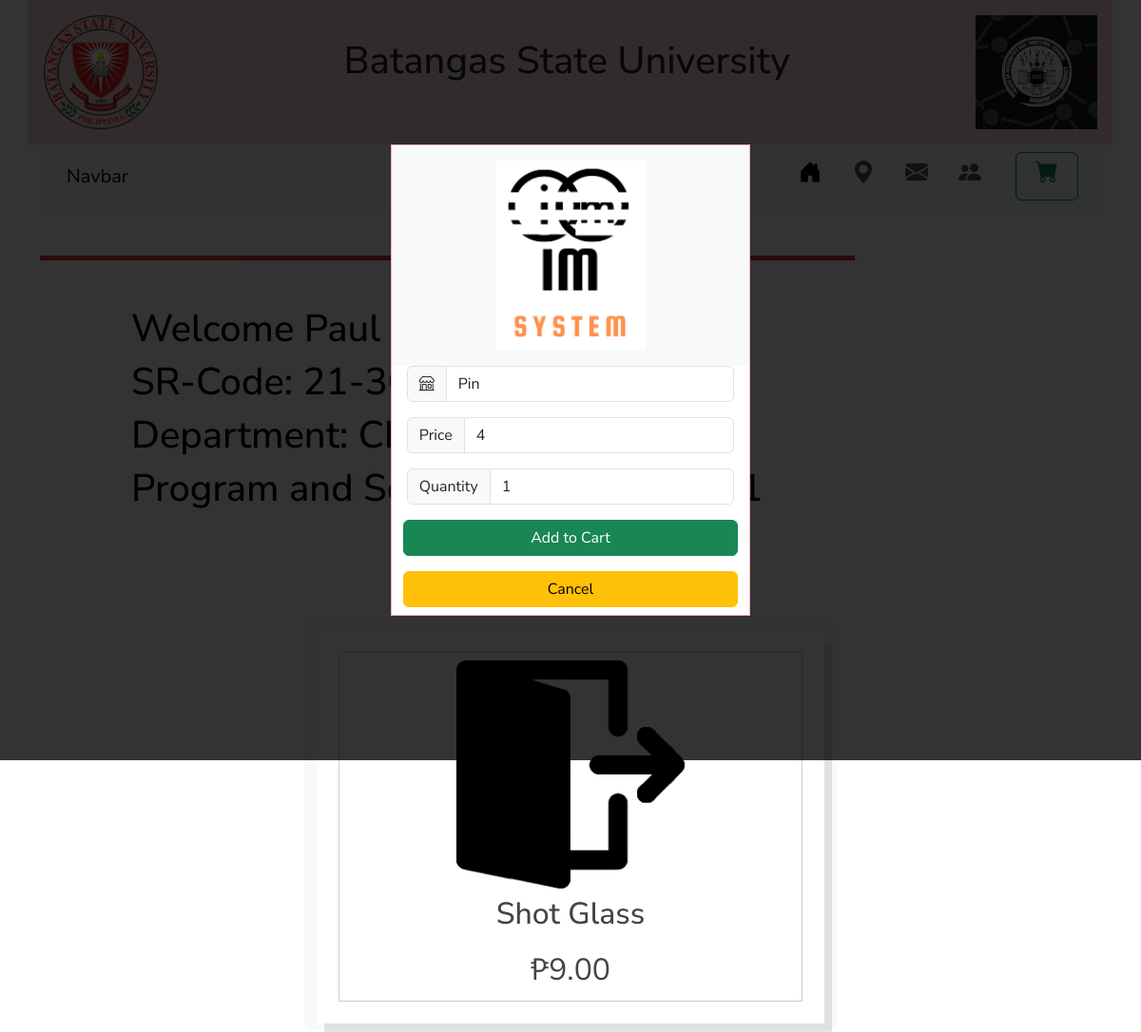
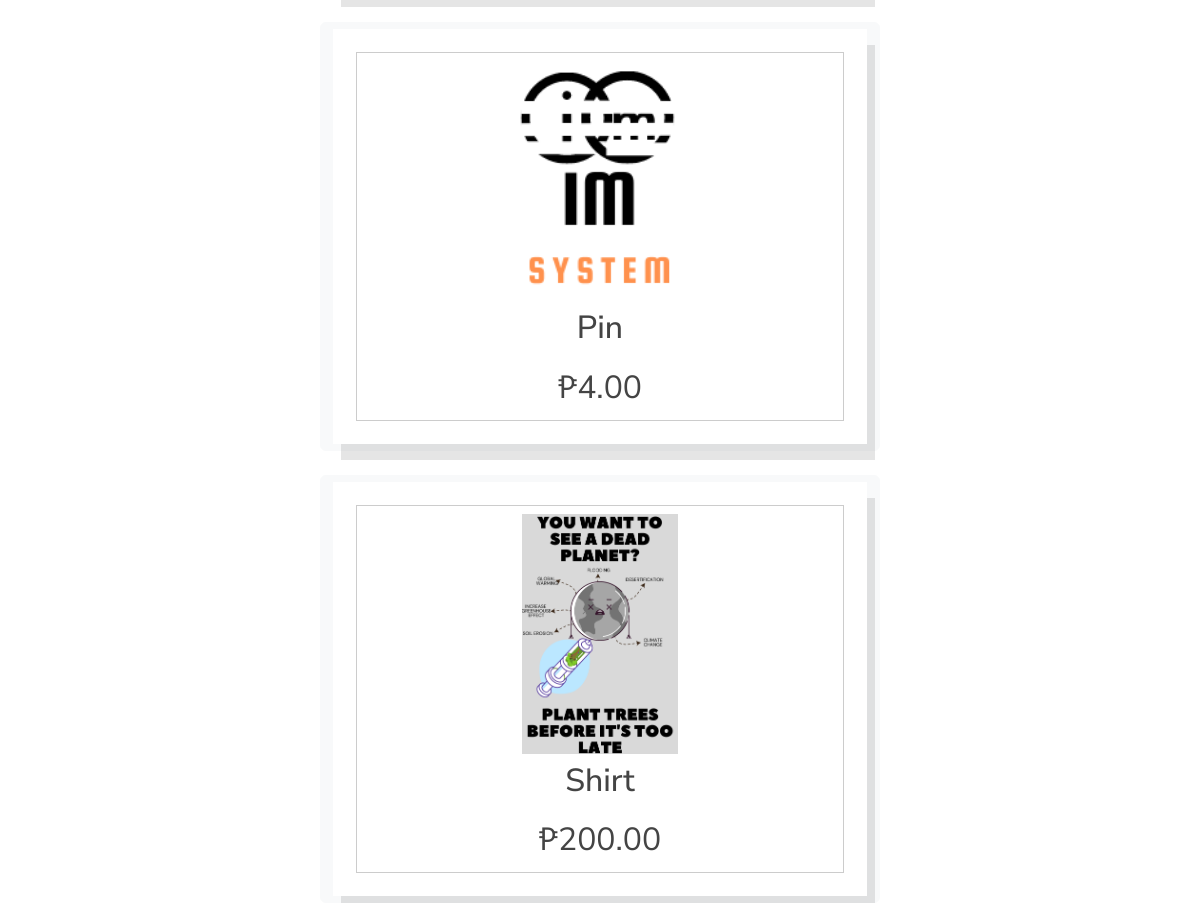
/student/home.php?name=3 (signed in), run on the app's committed database (2 pictures, top to bottom).
### tables this page shows
CREATE TABLE `productdb` (
  `ProductID` int(100) NOT NULL,
  `ProductName` varchar(255) NOT NULL,
  `Price` varchar(255) NOT NULL,
  `image` varchar(255) NOT NULL
);

### student/home.php (the view, shortened to what this page needs)
<!DOCTYPE html>
<html lang="en">
<head>
    <link rel="stylesheet" href="../student/homestyle.css?v=<?php echo time(); ?>">
</head>
<body>
<?php
if (isset($_SESSION['prog_sec'])) {
    ?>
<?php
include '../includes/header.php';
include '../includes/db.php';
?>
<div class="container">
    <div class="row-mt-5">
    <nav class="navbar navbar-expand-lg bg-body-tertiary">
        <div class="container-fluid">
            <a class="navbar-brand ms-3" href="#">Navbar</a>
            <div class="collapse navbar-collapse" id="navbarNavAltMarkup">
                <div class="navbar-nav">
                    <a class="nav-link active me-3" aria-current="page" href="#"><h4><i class="bi bi-house-door-fill"></i></h4></a>
                    <a class="nav-link me-3" href="#"><h4><i class="bi bi-geo-alt-fill"></i></h4></a>
                    <a class="nav-link me-3" href="#"><h4><i class="bi bi-envelope-fill"></i></h4></a>
                    <a class="nav-link me-3" href="#"><h4><i class="bi bi-people-fill"></i></h4></a>
                    <div class="container">
                    <a type="button" class="me-3 btn btn-outline-success btn-rounded w-100" href="../student/shopcart.php"><h4><i class="bi bi-cart-fill"></i></h4></a>
                    </div>
                </div>
            </div>
        </div>
    </nav>
    <div class="h-100 d-inline-flex flex-column justify-content-center align-items-center mt-5">
        <div class="border-top border-5 border-danger p-5">
        <h1 class="ps-5 pe-5">Welcome <?php echo $_SESSION['firstname'],' ', $_SESSION['lastname']; ?></h1>
        <h1 class="ps-5 pe-5">SR-Code: <?php echo $_SESSION['SR_Code']; ?></h1>
        <h1 class="ps-5 pe-5">Department: <?php echo $_SESSION['dept']; ?></h1>
        <h1 class="ps-5 pe-5">Program and Section: <?php echo $_SESSION['prog_sec']; ?></h1>
        <div class="justify-content-center text-center">
        <a href="logout.php" class="btn btn-danger mb-3 mt-2">Logout</a>
        </div>
        </div>
    </div>
    </div>
<div class="container-product">
<section class="products">
        <div class="product-container">
<?php
$query = "SELECT * FROM productdb";
$display = mysqli_query($conn, $query);
if(mysqli_num_rows($display) > 0){
    while($row = mysqli_fetch_assoc($display)){
    $pimage = $row['image'];
?>
            <a href="../student/home.php?name=<?php echo $row['ProductID']?>" class="btn btn-light a-link">
            <div class="product-box" data-name="<?php echo $row['ProductID']?>">
                <img src="../uploadedimg/<?php echo "$pimage" ?>" alt="">
                <h3 name='productname'><?php echo $row['ProductName'];?></h3>
                <div class="price" name="price">&#8369;<?php echo $row['Price'];?>.00</div>
            </div>
            </a>
<?php
    };
};
?>
</div>
</section>
</div>
<section class="edit-form">
        <?php
        if(isset($_GET['name'])){
            $edit_id = $_GET['name'];
            $query = "SELECT * FROM productdb WHERE ProductID = '{$edit_id}'";
            $edit = mysqli_query($conn,$query);
            if(mysqli_num_rows($edit) > 0){
                while($row = mysqli_fetch_assoc($edit)){
                    $pimage = $row['image'];
        ?>
        <div class="col-lg-4 bg-white m-auto border border-danger-subtle mt-5 mb-5">
            <form action="" method="post">
                <div class="container-lg d-flex justify-content-center p-3 bg-light">
                <img src="../uploadedimg/<?php echo "$pimage"; ?>" height="200">
                </div>
                <div class="input-group mb-3 ps-3 pe-3">
                    <span class="input-group-text"><i class="bi bi-shop"></i></i></span>
                    <input type="text" readonly class="form-control" value="<?php echo $row['ProductName']?>" name="pname" SS>
                </div>
                <div class="input-group mb-3 ps-3 pe-3">
                    <span class="input-group-text">Price</span>
                    <input type="text" readonly min="0"  class="form-control" value="<?php echo $row['Price']?>" name="price" >
                </div>
                <div class="input-group mb-3 ps-3 pe-3">
                    <span class="input-group-text">Quantity</span>
                    <input type="number"  min="1" value="1" class="form-control"  name="quan" >
                </div>
                <div class="container d-grid">
                    <input type="submit" value = "Add to Cart" class="btn btn-success mb-3" name="add_cart">
                    <a href="#"class="btn btn-warning mb-2" id="close_edit">Cancel</a>
                </div>
            </form>
        </div>
        <?php
            };
        };echo "<script>document.querySelector('.edit-form').style.display = 'flex';</script>";
    };
        ?>
    </section>
    </div>
</body>
<?php
}else {
        header('Location:login.php');
        exit();
    }
?>
</html>

### student/homestyle.css (style rules this page uses)
* { margin:0; padding:0; box-sizing: border-box; transition:all .2s linear; }
.container-product { max-width: 1200px; margin: 0 auto; }
.products .product-container { display: grid; grid-template-columns: repeat(auto-fit, 35rem); gap:1.5rem; justify-content: center; }
.products .product-container .product-box { text-align: center; background-color: #fff; padding: 2rem; box-shadow: 0.5rem 1rem rgba(0,0,0,.1); outline: .1rem solid #ccc; outline-offset: -1.5rem; cursor: pointer; }
.product-container .product-box img { height: 15rem; }
.product-container .product-box h3 { padding:.5rem 0; font-size: 2rem; color: #444; }
.product-container .product-box .price { font-size: 2rem; color: #444; }

### student/home.php (style rules this page uses)
.edit-form { position: fixed; top: 0; left: 0; z-index: 1100; background:rgba(0,0,0,.8); padding: 2rem; display: none; align-items: center; justify-content: center; min-height: 100vh; width: 100%; }

### data on the page
productdb: image (picture), ProductName "Shot Glass", Price "9"
productdb: image (picture), ProductName "Pin", Price "4", pname "Pin", price "4"
productdb: image (picture), ProductName "Shirt", Price "200"

### other printed values
$_SESSION['firstname'] "Paul…"
